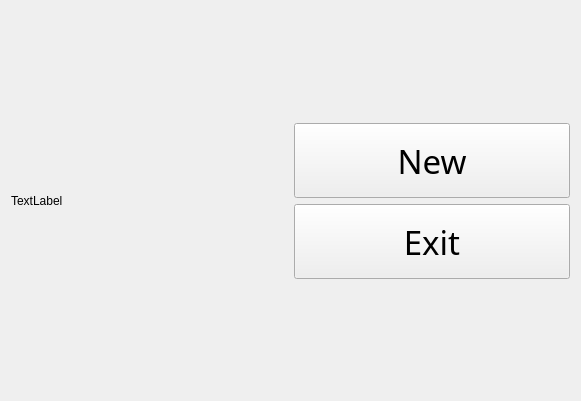
<?xml version="1.0" encoding="UTF-8"?>
<ui version="4.0">
 <class>StartMenu</class>
 <widget class="QWidget" name="StartMenu">
  <property name="geometry">
   <rect>
    <x>0</x>
    <y>0</y>
    <width>581</width>
    <height>401</height>
   </rect>
  </property>
  <property name="windowTitle">
   <string>StartMenu</string>
  </property>
  <layout class="QHBoxLayout" name="horizontalLayout">
   <item>
    <widget class="QLabel" name="imageLabel">
     <property name="text">
      <string>TextLabel</string>
     </property>
    </widget>
   </item>
   <item>
    <layout class="QVBoxLayout" name="verticalLayout">
     <item>
      <spacer name="verticalSpacer_2">
       <property name="orientation">
        <enum>Qt::Vertical</enum>
       </property>
       <property name="sizeHint" stdset="0">
        <size>
         <width>20</width>
         <height>40</height>
        </size>
       </property>
      </spacer>
     </item>
     <item>
      <widget class="QPushButton" name="newButton">
       <property name="sizePolicy">
        <sizepolicy hsizetype="Minimum" vsizetype="Fixed">
         <horstretch>0</horstretch>
         <verstretch>0</verstretch>
        </sizepolicy>
       </property>
       <property name="minimumSize">
        <size>
         <width>0</width>
         <height>75</height>
        </size>
       </property>
       <property name="font">
        <font>
         <family>Microsoft YaHei Light</family>
         <pointsize>25</pointsize>
         <italic>false</italic>
         <bold>false</bold>
         <underline>false</underline>
        </font>
       </property>
       <property name="cursor">
        <cursorShape>PointingHandCursor</cursorShape>
       </property>
       <property name="autoFillBackground">
        <bool>false</bool>
       </property>
       <property name="text">
        <string>New</string>
       </property>
      </widget>
     </item>
     <item>
      <widget class="QPushButton" name="exitButton">
       <property name="sizePolicy">
        <sizepolicy hsizetype="Minimum" vsizetype="Fixed">
         <horstretch>0</horstretch>
         <verstretch>0</verstretch>
        </sizepolicy>
       </property>
       <property name="minimumSize">
        <size>
         <width>0</width>
         <height>75</height>
        </size>
       </property>
       <property name="font">
        <font>
         <family>Microsoft YaHei Light</family>
         <pointsize>25</pointsize>
        </font>
       </property>
       <property name="cursor">
        <cursorShape>PointingHandCursor</cursorShape>
       </property>
       <property name="text">
        <string>Exit</string>
       </property>
      </widget>
     </item>
     <item>
      <spacer name="verticalSpacer">
       <property name="orientation">
        <enum>Qt::Vertical</enum>
       </property>
       <property name="sizeHint" stdset="0">
        <size>
         <width>20</width>
         <height>40</height>
        </size>
       </property>
      </spacer>
     </item>
    </layout>
   </item>
  </layout>
 </widget>
 <resources/>
 <connections/>
</ui>
